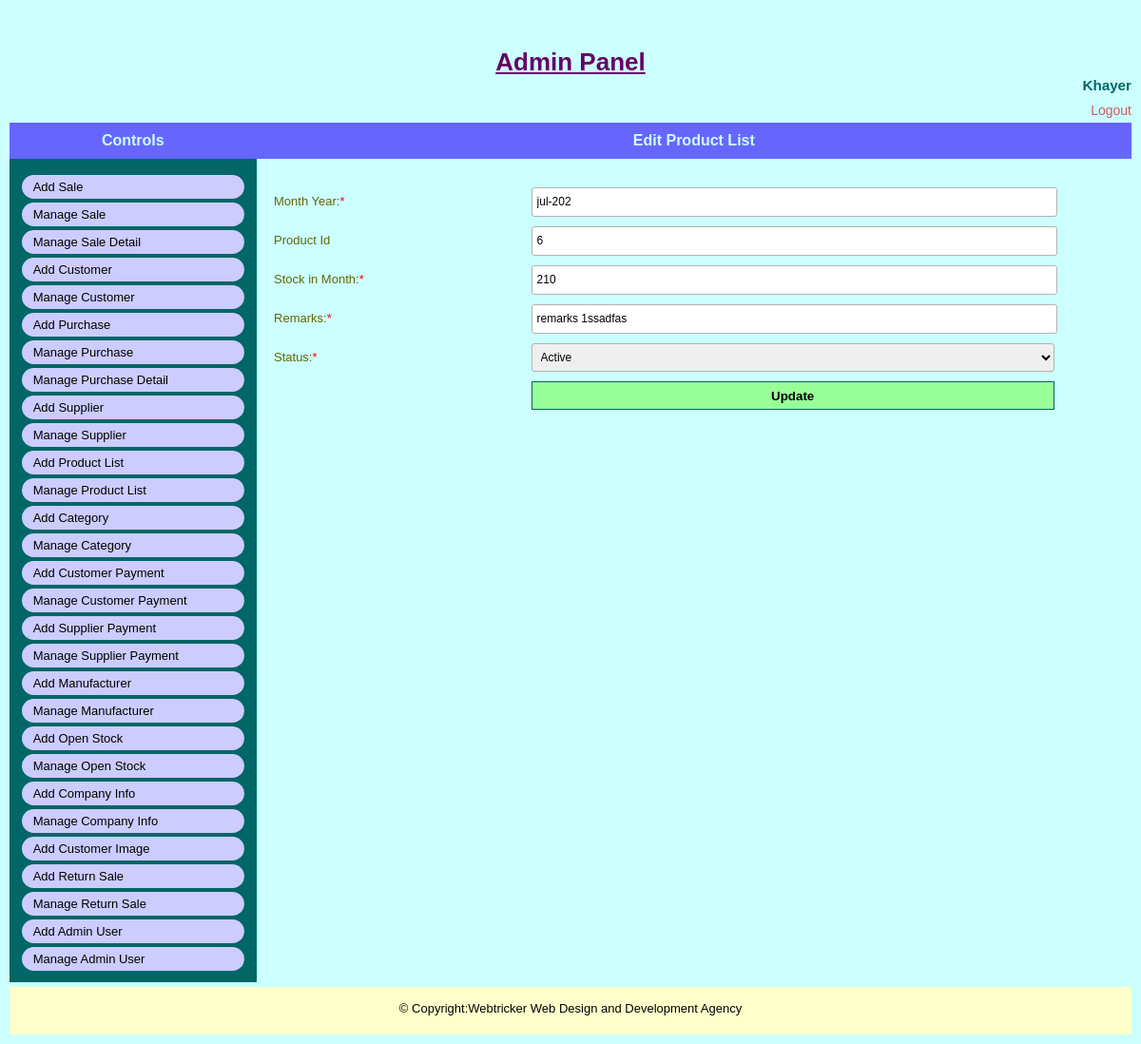
The page /admin/edit_open_stock.php?id=1 (signed in) on the database its author committed.
### tables this page shows
CREATE TABLE `tbl_opn_stck_info` (
  `opn_stck_id` int(4) NOT NULL,
  `mon_yyyy` varchar(7) NOT NULL,
  `product_id` int(4) NOT NULL,
  `stock_in_hand` int(4) NOT NULL,
  `remarks` text NOT NULL,
  `status` tinyint(1) NOT NULL,
  `deletion_status` tinyint(1) NOT NULL,
  `created_date_time` timestamp NOT NULL DEFAULT current_timestamp()
);

### admin/edit_open_stock.php (called while the page is built, shortened)
<?php
$opn_stck_id=$_GET['id'];
include 'admin_master_page.php';

### classes/database.php (called while the page is built, shortened)
<?php
class Database {
    public function connect() {
        $this->host_name="localhost";
        $this->user_name="u430957945_db_sales_inven";
        $this->password="Inven1254$";
        $this->database_name="u430957945_db_sales_inven";
        $conn= new mysqli($this->host_name,$this->user_name,$this->password,$this->database_name);
        return $conn;
    }
}
?>

### classes/admin.php (called while the page is built, shortened)
<?php
require_once '../classes/database.php';
class Admin extends Database {
    public function select_open_stock_info_by_id($opn_stck_id)
    {
        $sql="SELECT * FROM tbl_opn_stck_info WHERE opn_stck_id='$opn_stck_id'";
        $query_result= $this->connect()->query($sql);
        return $query_result;
    }
}

### admin/pages/edit_open_stock_form.php (the view, shortened to what this page needs)
<?php
    $result=$obj_admin->select_open_stock_info_by_id($opn_stck_id);
    $open_stock_info= mysqli_fetch_assoc($result);
?>
<div class="common_wrap">
    <div class="common_title">
        <h4>Edit Product List</h4>
    </div>
    <form name="edit_open_stock" action="" method="post" enctype="multipart/form-data" onsubmit="return validateStandard(this)">
        <div class="input_wrap">
            <label>Month Year:<span class="required_field">*</span></label>
            <input type="text" name="mon_yyyy" value="<?php echo $open_stock_info['mon_yyyy']?>" maxlength="8" required err="Please Enter Valid Mon Year Number">
        </div>
        <div class="input_wrap">
            <label>Product Id</label>
            <input type="text" name="product_id" value="<?php echo $open_stock_info['product_id']?>" maxlength="100" required err="Please Enter Valid Stock Number">
        </div>
        <div class="input_wrap">
            <label>Stock in Month:<span class="required_field">*</span></label>
            <input type="text" name="stock_in_hand" value="<?php echo $open_stock_info['stock_in_hand']?>" maxlength="8" required err="Please Enter Valid Stock in Month">
        </div>
        <div class="input_wrap">
            <label>Remarks:<span class="required_field">*</span></label>
            <input type="text" name="remarks" value="<?php echo $open_stock_info['remarks']?>" maxlength="100" required  err="Please Enter Valid Stock in Month">
        </div>
        <div class="input_wrap">
            <label>Status:<span class="required_field">*</span></label>
            <select name="status" required exclude=" ">
                <option value="1">Active</option>
            </select>
        </div>
        <div class="input_wrap">
            <label>&nbsp;</label>
            <input type="submit" name="btn" value="Update">
        </div>
    </form>
</div>

### asset/css/style.css (style rules this page uses)
body { background-color:#000;color:#000;margin:0;padding:0;font-family:sans-serif;font-size:13px }
h1,h2,h3,h4,h5,h6 { margin:0;padding:0; }
.header_wrap,.menu,.content_wrap,.footer_wrap,.user_info,.admin_content,.common_title,.common_wrap, .view_content,.page_content,.image_wrap,.slide_wrap,.slide_inner,.slide,.sidebar_box_wrap,.sidebar_box, .gallery,.gallery_image_outer,.gallery_image_outer a,.gallery_detail,.common_description,.home_link, .sidebar_box ul,.notice_detail,.front_form_wrap,.front_form_wrap .input_wrap,.event_entry_detail, .student_detail_wrap,.result_detail,.front_content_wrap,.class_routine_details,.routine_display { float:left;position:relative;width:100%; -webkit-box-sizing:border-box; -moz-box-sizing:border-box; box-sizing:border-box }
.input_wrap { float:left;position:relative;width:60%;margin:10px 10% 0 27% }
.input_wrap label { float:left;position:relative;width:20%;margin:7px 0 0;padding:0 }
.input_wrap input[type=text],.input_wrap input[type=password],.input_wrap textarea,.input_wrap select, .input_wrap input[type=email],.input_wrap input[type=date],.input_wrap input[type=number] { float:left;width:40%;height:23px;border:1px solid #b3b3b3;margin:0;padding:3px 5px; line-height:20px;color:black;font:400 12px/23px Arial, Helvetica, sans-serif; -webkit-border-radius:3px;-moz-border-radius:3px;border-radius:3px }
.input_wrap input[type=submit] { border:none;width:42%;height:30px;font-weight:700; margin:0;padding:0;background-color:#99ff99;cursor:pointer }
.admin_page h4 { text-align:center;color:#ccffff;padding:10px 0;margin:0 0 10px 0;font-size:16px; background-color:#6666ff }
.admin_page .input_wrap { width:98%;margin:10px 0 0 2% }
.admin_page .input_wrap input[type=text],.admin_page .input_wrap input[type=password], .admin_page .input_wrap textarea,.admin_page .input_wrap input[type=email], .admin_page .input_wrap input[type=date] { width:60%; }
.admin_page .input_wrap input[type=submit] { width:61%;border:1px solid #006666 }
.admin_page .input_wrap label { width:30%;margin:7px 0 0;color:#666600 }
.admin_page .input_wrap select { width:61%;height:30px; }
.required_field { color:red; }

### rows shown on the page
tbl_opn_stck_info: mon_yyyy "jul-202", product_id "6", stock_in_hand "210", remarks "remarks 1ssadfas"

### other values the page prints
$_SESSION['admin_name'] "Khayer"
